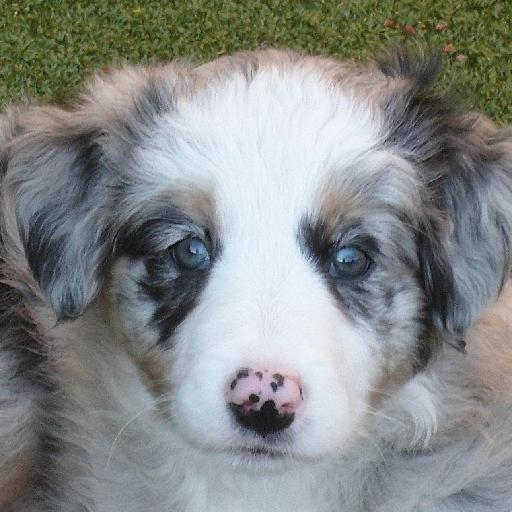
#> input picture afhq/train/dog/pixabay_dog_001963.jpg, 512 x 512 px, given in place of Kim_at_14_weeks.jpg, which was not available
$ jupyter execute --allow-errors Codice_da_copiare.ipynb   (shell and % lines are left out)   (text cells are left out)
#> lines starting #> are read from the running program, lines starting #| are printed output that depends on the picture; pictures that were not available may be replaced by others from this repository, and a replacement may not be noted
[cell 1]

import matplotlib.pyplot as plt
import numpy as np
import os
import pprint
pp = pprint.PrettyPrinter(indent=4)

[cell 2]
import joblib
from skimage.io import imread
from skimage.transform import resize

# [43 lines left out: function resize_all, not called in this run]

#> (a cell that did not finish here is left out)

[cell 4]
['ChickenHead',
 'TigerHead',
 'SheepHead',
 'Natural',
 'CowHead',
 'BearHead',
 'DogHead',
 'ElephantHead',
 'RabbitHead',
 'EagleHead',
 'WolfHead',
 'DeerHead',
 'CatHead',
 'PigHead',
 'MouseHead',
 'DuckHead',
 'MonkeyHead',
 'HumanHead',
 'PandaHead',
 'LionHead',
 'PigeonHead']

[cell 5]
base_name = 'animal_faces'
width = 80

include = {'ChickenHead', 'BearHead', 'ElephantHead',
           'EagleHead', 'DeerHead', 'MonkeyHead', 'PandaHead'}

#> (the rest of this cell did not finish here and is left out)

#> (a cell that did not finish here is left out)

[cell 7]
from collections import Counter

#> (the rest of this cell did not finish here and is left out)

[cell 8]
Counter({'Chicken': 100,
         'Bear': 101,
         'Elephant': 100,
         'Eagle': 97,
         'Deer': 101,
         'Monkey': 100,
         'Panda': 117})

#> (a cell that did not finish here is left out)

#> (a cell that did not finish here is left out)

[cell 11]
from sklearn.model_selection import train_test_split

#> (the rest of this cell did not finish here and is left out)

[cell 12]
# [27 lines left out: function plot_bar, not called in this run]

plt.suptitle('relative amount of photos per type')
#> (the rest of this cell did not finish here and is left out)

[cell 13]
from skimage.feature import hog
from skimage.io import imread
from skimage.transform import rescale

dog = imread('Kim_at_14_weeks.jpg', as_gray=True)
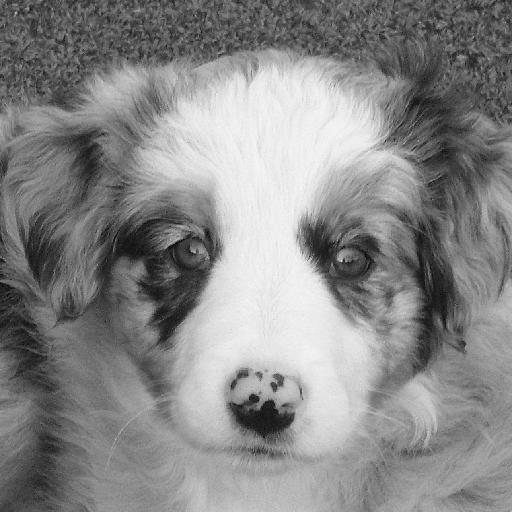
#> dog: shape (512, 512) float64; min 0.00702, max 0.978, mean 0.535
# https://en.wikipedia.org/wiki/German_Shepherd#/media/File:Kim_at_14_weeks.jpg

# scale down the image to one third
dog = rescale(dog, 1/3, mode='reflect')
#> dog: shape (171, 171) float64
# calculate the hog and return a visual representation.
dog_hog, dog_hog_img = hog(
    dog, pixels_per_cell=(14,14),
    cells_per_block=(2, 2),
    orientations=9,
    visualize=True,
    block_norm='L2-Hys')
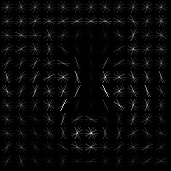
#> dog_hog_img: shape (171, 171) float64; min 0, max 0.126, mean 0.00411; drawn with min black and max white
#> dog_hog = 4356 values, max 0.491 at index 2556, min 0.000631 at index 1841, mean 0.145

fig, ax = plt.subplots(1,2)
fig.set_size_inches(8,6)
# remove ticks and their labels
[a.tick_params(bottom=False, left=False, labelbottom=False, labelleft=False)
    for a in ax]

ax[0].imshow(dog, cmap='gray')
ax[0].set_title('dog')
ax[1].imshow(dog_hog_img, cmap='gray')
ax[1].set_title('hog')
plt.show()
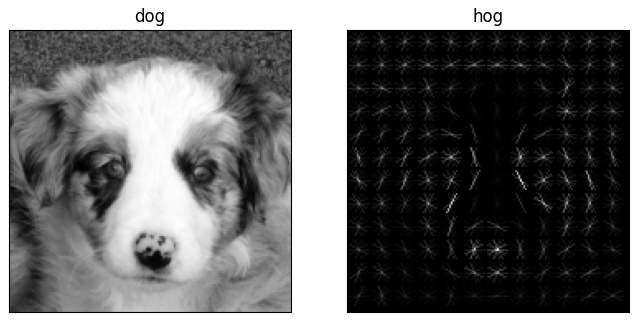
#> figure drawn by matplotlib, 2 panels

[cell 14]
print('number of pixels: ', dog.shape[0] * dog.shape[1])
#| number of pixels:  29241
print('number of hog features: ', dog_hog.shape[0])
#| number of hog features:  4356

#> (a cell that did not finish here is left out)

[cell 16]
from sklearn.base import BaseEstimator, TransformerMixin

class RGB2GrayTransformer(BaseEstimator, TransformerMixin):
    """
    Convert an array of RGB images to grayscale
    """

    def __init__(self):
        pass

    def fit(self, X, y=None):
        """returns itself"""
        return self

    def transform(self, X, y=None):
        """perform the transformation and return an array"""
        return np.array([skimage.color.rgb2gray(img) for img in X])


class HogTransformer(BaseEstimator, TransformerMixin):
    """
    Expects an array of 2d arrays (1 channel images)
    Calculates hog features for each img
    """

    def __init__(self, y=None, orientations=9,
                 pixels_per_cell=(8, 8),
                 cells_per_block=(3, 3), block_norm='L2-Hys'):
        self.y = y
        self.orientations = orientations
        self.pixels_per_cell = pixels_per_cell
        self.cells_per_block = cells_per_block
        self.block_norm = block_norm

    def fit(self, X, y=None):
        return self

    # [13 lines left out: function transform, not called in this run]

[cell 17]
from sklearn.linear_model import SGDClassifier
from sklearn.model_selection import cross_val_predict
from sklearn.preprocessing import StandardScaler, Normalizer
import skimage

# create an instance of each transformer
grayify = RGB2GrayTransformer()
hogify = HogTransformer(
    pixels_per_cell=(14, 14),
    cells_per_block=(2,2),
    orientations=9,
    block_norm='L2-Hys'
)
scalify = StandardScaler()

# call fit_transform on each transform converting X_train step by step
#> (the rest of this cell did not finish here and is left out)

[cell 18]
sgd_clf = SGDClassifier(random_state=42, max_iter=1000, tol=1e-3)
#> (the rest of this cell did not finish here and is left out)

[cell 19]
SGDClassifier(random_state=42)

#> (a cell that did not finish here is left out)

#> (a cell that did not finish here is left out)

#> (a cell that did not finish here is left out)

[cell 23]
import pandas as pd

[cell 24]
labels = ['yes', 'yes', 'yes', 'yes', 'yes', 'yes', 'no',  'no', 'no', 'no']
predictions = ['yes', 'yes', 'yes', 'yes', 'no',  'no',  'yes', 'no', 'no', 'no']

# put the data in a dataframe for pretty printing
df = pd.DataFrame(
    np.c_[labels, predictions],
    columns=['true_label', 'prediction']
)
df

[cell 25]
from sklearn.metrics import confusion_matrix

label_names = ['yes', 'no']
cmx = confusion_matrix(labels, predictions, labels=label_names)
df = pd.DataFrame(cmx, columns=label_names, index=label_names)
df.columns.name = 'prediction'
df.index.name = 'label'
df

[cell 26]
plt.imshow(cmx)
plt.xticks([])
plt.yticks([])
plt.colorbar();
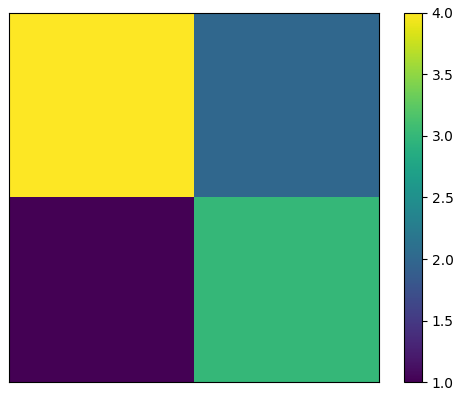
#> figure drawn by matplotlib, 2 panels
